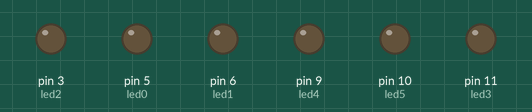
The sketch below on a simulated Arduino Uno, built with avr-gcc and run on an emulated ATmega328P. Shown: output pins drawn as LEDs (lit = HIGH).

Above: at 0.05 s.
At 0.35 s:
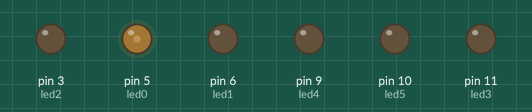
At 0.7 s:
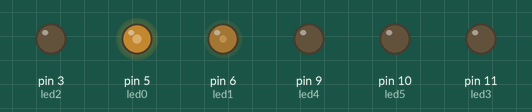
At 1.4 s:
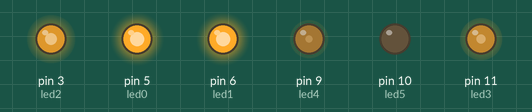
At 2.05 s:
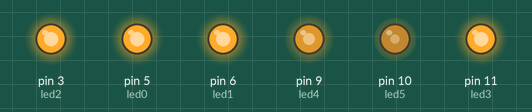
At 2.75 s:
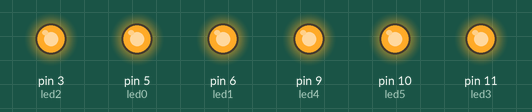
Timing chart, 0 to 6.3 s (numbered marks = the images above):
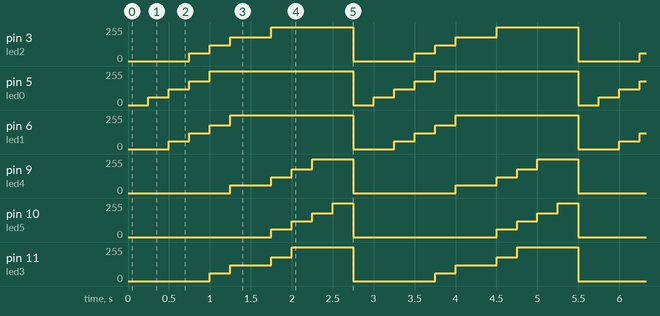

The sketch:

_2.ino
```cpp
/**********************************************************************************
**                                                                               **
**                   Entrades i sorties analogiques                              **
**                          Nom del programa                                     **
**  NOM : Jordi Pujlreu Sala                                   DATA: 1/5/17      **
**********************************************************************************/

//********** Includes *************************************************************

//********** Variables ************************************************************
const int led0 = 5;          //  adjudiquem nom a la sortida
const int led1 = 6;          //
const int led2 = 3;          //
const int led3 = 11;          //
const int led4 = 9;         //
const int led5 = 10;         //
int velocitat = 250;         // velocitat de canvi de DC

//********** Setup ****************************************************************
void setup()
{
  pinMode(led0, OUTPUT);     // definir el pin 3 com una sortida
  pinMode(led1, OUTPUT);
  pinMode(led2, OUTPUT);
  pinMode(led3, OUTPUT);
  pinMode(led4, OUTPUT);
  pinMode(led5, OUTPUT);
}

//********** Loop *****************************************************************
void loop()
{
  analogWrite(led0, 0);     // Tots a 0 DC
  analogWrite(led1, 0);
  analogWrite(led2, 0);
  analogWrite(led3, 0);
  analogWrite(led4, 0);
  analogWrite(led5, 0);

  delay(velocitat);          // ESPEREM...

  analogWrite(led0, 60);    // DC a 60 nomes el primer
  analogWrite(led1, 0);
  analogWrite(led2, 0);
  analogWrite(led3, 0);
  analogWrite(led4, 0);
  analogWrite(led5, 0);

  delay(velocitat);           // ESPEREM...

  analogWrite(led0, 120);    // DC a 120 el primer i el segon a 60
  analogWrite(led1, 60);
  analogWrite(led2, 0);
  analogWrite(led3, 0);
  analogWrite(led4, 0);
  analogWrite(led5, 0);

  delay(velocitat);           // ESPEREM...

  analogWrite(led0, 180);    // Seguim amb la sequencia explicada anteriorment
  analogWrite(led1, 120);
  analogWrite(led2, 60);
  analogWrite(led3, 0);
  analogWrite(led4, 0);
  analogWrite(led5, 0);

  delay(velocitat);           // es queden leds velocitat ms en aquest estat

  analogWrite(led0, 255);    // Seguim amb la sequencia explicada anteriorment
  analogWrite(led1, 180);
  analogWrite(led2, 120);
  analogWrite(led3, 60);
  analogWrite(led4, 0);
  analogWrite(led5, 0);

  delay(velocitat);           // es queden leds velocitat ms en aquest estat

  analogWrite(led0, 255);    // Seguim amb la sequencia explicada anteriorment
  analogWrite(led1, 255);
  analogWrite(led2, 180);
  analogWrite(led3, 120);
  analogWrite(led4, 60);
  analogWrite(led5, 0);

  delay(velocitat);           // es queden leds velocitat ms en aquest estat

  analogWrite(led0, 255);    // Seguim amb la sequencia explicada anteriorment
  analogWrite(led1, 255);
  analogWrite(led2, 180);
  analogWrite(led3, 120);
  analogWrite(led4, 60);
  analogWrite(led5, 0);

  delay(velocitat);           // es queden leds velocitat ms en aquest estat

  analogWrite(led0, 255);    // Seguim amb la sequencia explicada anteriorment
  analogWrite(led1, 255);
  analogWrite(led2, 255);
  analogWrite(led3, 180);
  analogWrite(led4, 120);
  analogWrite(led5, 60);

  delay(velocitat);           // es queden leds velocitat ms en aquest estat

 analogWrite(led0, 255);    // Seguim amb la sequencia explicada anteriorment
 analogWrite(led1, 255);
 analogWrite(led2, 255);
 analogWrite(led3, 255);
 analogWrite(led4, 180);
 analogWrite(led5, 120);

 delay(velocitat);           // es queden leds velocitat ms en aquest estat

 analogWrite(led0, 255);    // Seguim amb la sequencia explicada anteriorment
 analogWrite(led1, 255);
 analogWrite(led2, 255);
 analogWrite(led3, 255);
 analogWrite(led4, 255);
 analogWrite(led5, 180);

 delay(velocitat);           // es queden leds velocitat ms en aquest estat

 analogWrite(led0, 255);    // Seguim amb la sequencia explicada anteriorment
 analogWrite(led1, 255);
 analogWrite(led2, 255);
 analogWrite(led3, 255);
 analogWrite(led4, 255);
 analogWrite(led5, 255);

 delay(velocitat);           // es queden leds velocitat ms en aquest estat
}


//********** Funcions *************************************************************
```

Measured:
- by itself, pin 3 (led2): repeats every 2.8 s: 120/255 0.25 s, 180/255 0.50 s, 255/255 1.0 s, 0/255 0.75 s, 60/255 0.25 s
- by itself, pin 5 (led0): repeats every 2.8 s: 120/255 0.25 s, 180/255 0.25 s, 255/255 1.8 s, 0/255 0.25 s, 60/255 0.25 s
- by itself, pin 6 (led1): repeats every 2.8 s: 120/255 0.25 s, 180/255 0.25 s, 255/255 1.5 s, 0/255 0.50 s, 60/255 0.25 s
- by itself, pin 9 (led4): repeats every 2.8 s: 120/255 0.25 s, 180/255 0.25 s, 255/255 0.50 s, 0/255 1.3 s, 60/255 0.50 s
- by itself, pin 10 (led5): repeats every 2.8 s: 120/255 0.25 s, 180/255 0.25 s, 255/255 0.25 s, 0/255 1.8 s, 60/255 0.25 s
- by itself, pin 11 (led3): repeats every 2.8 s: 120/255 0.50 s, 180/255 0.25 s, 255/255 0.75 s, 0/255 1.0 s, 60/255 0.25 s
